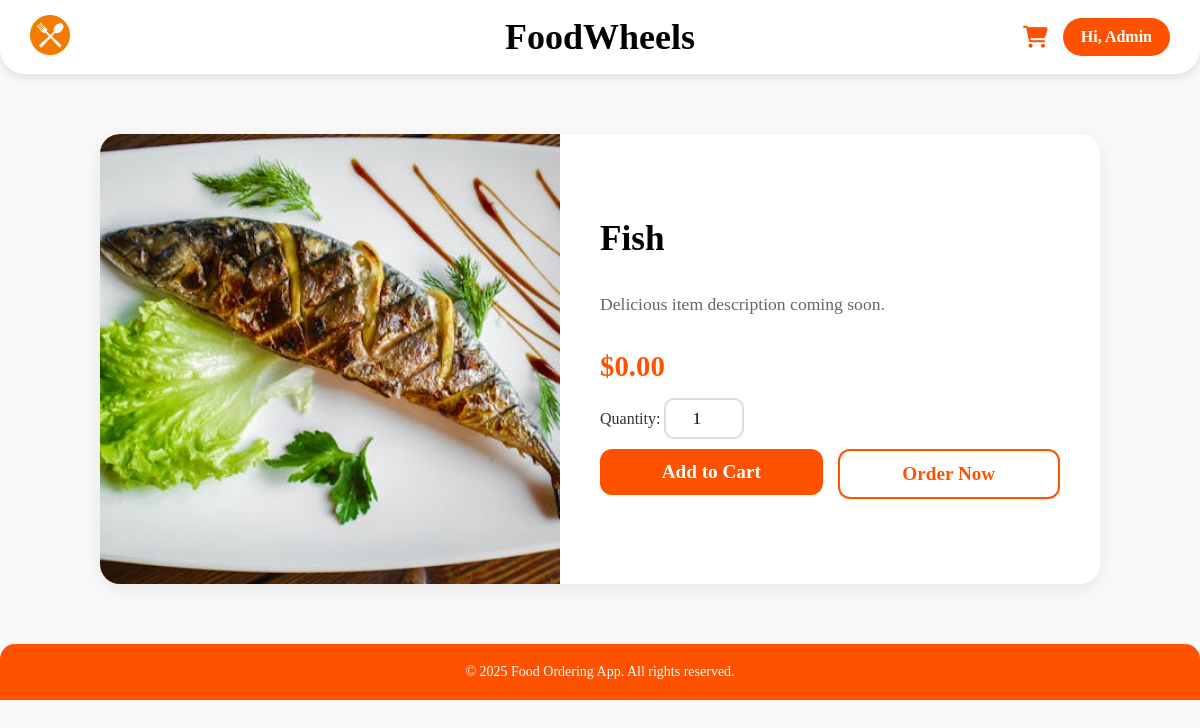
The app's page /item/1 (signed in) with its own data.
### app.py (models this page shows, shortened)
class User(db.Model):
    id = db.Column(db.Integer, primary_key=True)
    email = db.Column(db.String(120), unique=True, nullable=False)
    password = db.Column(db.String(80), nullable=False)
    first_name = db.Column(db.String(100), nullable=True)
    last_name = db.Column(db.String(100), nullable=True)
    country = db.Column(db.String(100), nullable=True)
    image_file = db.Column(db.String(20), nullable=False, default='default.jpg')
    is_admin = db.Column(db.Boolean, default=False)
    orders = db.relationship('Order', backref='customer', lazy=True)
    bookings = db.relationship('Booking', backref='customer', lazy=True)

class FoodItem(db.Model):
    id = db.Column(db.Integer, primary_key=True)
    name = db.Column(db.String(100), nullable=False)
    tag = db.Column(db.String(50), nullable=False)
    sub_tag = db.Column(db.String(50), nullable=True)
    price = db.Column(db.Float, nullable=False)
    image_file = db.Column(db.String(100), nullable=False)
    description = db.Column(db.String(255), nullable=True)
    order_items = db.relationship('OrderItem', backref='food_item', lazy=True)

### app.py (the view)
@app.route('/item/<int:item_id>')
def item_details(item_id):
    user_data = None
    if 'user' in session:
        user_data = User.query.filter_by(email=session['user']).first()
    item = FoodItem.query.get_or_404(item_id)
    return render_template('item_details.html', user=user_data, item=item)

### templates/item_details.html (shortened to what this page needs)
<!DOCTYPE html>
<html lang="en">
<head>
    <link rel="stylesheet" href="{{ url_for('static', filename='item_details.css') }}">
    <link rel="stylesheet" href="https://cdnjs.cloudflare.com/ajax/libs/font-awesome/6.5.1/css/all.min.css">
</head>
<body>
    <header>
        <div class="logo">
            <a href="{{ url_for('home') }}">
                <img src="{{ url_for('static', filename='images/logo.webp') }}" alt="Logo">
            </a>
        </div>
        <div class="title">
            <h2>FoodWheels</h2>
        </div>
        <div class="auth-buttons">
            <a href="{{ url_for('cart_page') }}" class="cart-icon">
                <i class="fa-solid fa-cart-shopping"></i>
            </a>
            {% if user %}
                <div class="dropdown">
                    <button class="btn account-btn">Hi, {{ user.first_name }}</button>
                </div>
            {% else %}
                <a href="{{ url_for('signup') }}" class="btn">Sign Up</a>
                <a href="{{ url_for('login') }}" class="btn">Login</a>
            {% endif %}
        </div>
    </header>
    <div class="details-container">
        <div class="details-image">
            <img src="{{ url_for('static', filename='images/' + item.image_file) }}" alt="{{ item.name }}">
        </div>
        <div class="details-info">
            <h1>{{ item.name }}</h1>
            <p class="description">
                {{ item.description or 'Delicious item description coming soon.' }}
            </p>
            <p class="price">${{ "%.2f"|format(item.price) }}</p>
            <div classs="quantity-selector-container">
                <label for="quantity">Quantity:</label>
                <input type="number" id="quantity" name="quantity" value="1" min="1"
                       form="add-to-cart-form" class="quantity-input">
            </div>
            <div class="button-container">
                <form method="POST" action="{{ url_for('add_to_cart', item_id=item.id) }}" id="add-to-cart-form">
                    <button type="submit" class="add-to-cart-btn">
                        Add to Cart
                    </button>
                </form>
                <form method="POST" action="{{ url_for('order_now', item_id=item.id) }}" id="order-now-form">
                    <button type="submit" class="order-now-btn">
                        Order Now
                    </button>
                </form>
            </div>
        </div>
    </div>
    <footer>
        <p>&copy; 2025 Food Ordering App. All rights reserved.</p>
    </footer>
</body>
</html>

### static/item_details.css (style rules this page uses)
body { font-family: 'Chewy', cursive; background-color: #f9f9f9; color: #333; margin: 0; padding: 0; }
header { display: flex; align-items: center; justify-content: space-between; padding: 15px 30px; background: #ffffff; border-radius: 0 0 25px 25px; box-shadow: 0 4px 10px rgba(0, 0, 0, 0.1); position: relative; }
header .title { position: absolute; left: 50%; transform: translateX(-50%); font-size: 1.5rem; font-weight: bold; color: #000; }
header .logo img { width: 40px; }
.details-container { display: flex; max-width: 1000px; margin: 60px auto; background: #fff; border-radius: 20px; box-shadow: 0 5px 20px rgba(0,0,0,0.08); overflow: hidden; }
.details-image { flex: 1; height: 450px; }
.details-image img { width: 100%; height: 100%; object-fit: cover; display: block; }
.details-info { flex: 1; padding: 40px; display: flex; flex-direction: column; justify-content: center; }
.details-info h1 { font-size: 2.2rem; color: #000; margin-top: 0; margin-bottom: 15px; }
.details-info .description { font-size: 1.1rem; line-height: 1.5; color: #666; }
.details-info .price { font-size: 1.8rem; font-weight: bold; color: #FF5200; margin: 15px 0; }
.quantity-input { width: 60px; padding: 8px; font-size: 1.1rem; text-align: center; border: 2px solid #ddd; border-radius: 10px; font-family: 'Chewy', cursive; outline: none; }
.button-container { display: flex; gap: 15px; margin-top: 10px; }
.button-container form { flex: 1; }
.add-to-cart-btn, .order-now-btn { display: block; width: 100%; padding: 12px 20px; font-size: 1.2rem; font-weight: bold; border-radius: 12px; cursor: pointer; transition: all 0.3s; font-family: 'Chewy', cursive; text-decoration: none; text-align: center; }
.add-to-cart-btn { background-color: #FF5200; color: #fff; border: none; }
.order-now-btn { color: #FF5200; background-color: #fff; border: 2px solid #FF5200; }
footer { text-align: center; padding: 20px; background: #FF5200; color: white; margin-top: 60px; border-radius: 15px 15px 0 0; }
footer p { font-size: 14px; margin: 0; }
.auth-buttons { display: flex; align-items: center; gap: 15px; }
.auth-buttons .btn { padding: 10px 18px; text-decoration: none; background-color: #FF5200; color: #fff; border-radius: 25px; font-weight: bold; font-family: 'Chewy', cursive; font-size: 1rem; transition: background-color 0.3s; }
.cart-icon i { color: #FF5200 !important; font-size: 22px; transition: color 0.3s; }
.dropdown { position: relative; display: inline-block; }
.account-btn { padding: 10px 18px; background-color: #FF5200; color: #fff; border-radius: 25px; font-weight: bold; font-family: 'Chewy', cursive; border: none; cursor: pointer; transition: background-color 0.3s; font-size: 1rem; }

### records on screen
User: first_name "Admin"
FoodItem: image_file (picture), name "Fish", description "Delicious item description coming soon.", price "0.00"
